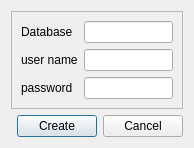
<?xml version="1.0" encoding="UTF-8"?>
<ui version="4.0">
 <class>DialogDbCreate</class>
 <widget class="QDialog" name="DialogDbCreate">
  <property name="geometry">
   <rect>
    <x>0</x>
    <y>0</y>
    <width>187</width>
    <height>123</height>
   </rect>
  </property>
  <property name="windowTitle">
   <string>Database add</string>
  </property>
  <layout class="QGridLayout" name="gridLayout">
   <item row="0" column="0" colspan="3">
    <widget class="QFrame" name="frame">
     <property name="frameShape">
      <enum>QFrame::StyledPanel</enum>
     </property>
     <property name="frameShadow">
      <enum>QFrame::Raised</enum>
     </property>
     <layout class="QFormLayout" name="formLayout">
      <property name="fieldGrowthPolicy">
       <enum>QFormLayout::ExpandingFieldsGrow</enum>
      </property>
      <item row="0" column="0">
       <widget class="QLabel" name="labelDatabase">
        <property name="text">
         <string>Database</string>
        </property>
       </widget>
      </item>
      <item row="0" column="1">
       <widget class="QLineEdit" name="lineEditDatabase"/>
      </item>
      <item row="1" column="0">
       <widget class="QLabel" name="labelUserName">
        <property name="text">
         <string>user name</string>
        </property>
       </widget>
      </item>
      <item row="1" column="1">
       <widget class="QLineEdit" name="lineEditUserName"/>
      </item>
      <item row="2" column="0">
       <widget class="QLabel" name="labelPassword">
        <property name="text">
         <string>password</string>
        </property>
       </widget>
      </item>
      <item row="2" column="1">
       <widget class="QLineEdit" name="lineEditPassword">
        <property name="echoMode">
         <enum>QLineEdit::Password</enum>
        </property>
       </widget>
      </item>
     </layout>
    </widget>
   </item>
   <item row="1" column="0">
    <spacer name="horizontalSpacer">
     <property name="orientation">
      <enum>Qt::Horizontal</enum>
     </property>
     <property name="sizeHint" stdset="0">
      <size>
       <width>40</width>
       <height>20</height>
      </size>
     </property>
    </spacer>
   </item>
   <item row="1" column="1">
    <widget class="QPushButton" name="pushButtonCreate">
     <property name="text">
      <string>Create</string>
     </property>
     <property name="icon">
      <iconset theme="dialog-ok"/>
     </property>
    </widget>
   </item>
   <item row="1" column="2">
    <widget class="QPushButton" name="pushButtonCancel">
     <property name="text">
      <string>Cancel</string>
     </property>
     <property name="icon">
      <iconset theme="dialog-cancel"/>
     </property>
    </widget>
   </item>
  </layout>
 </widget>
 <tabstops>
  <tabstop>lineEditDatabase</tabstop>
  <tabstop>lineEditUserName</tabstop>
  <tabstop>lineEditPassword</tabstop>
  <tabstop>pushButtonCancel</tabstop>
  <tabstop>pushButtonCreate</tabstop>
 </tabstops>
 <resources/>
 <connections>
  <connection>
   <sender>pushButtonCreate</sender>
   <signal>clicked()</signal>
   <receiver>DialogDbCreate</receiver>
   <slot>accept()</slot>
   <hints>
    <hint type="sourcelabel">
     <x>69</x>
     <y>106</y>
    </hint>
    <hint type="destinationlabel">
     <x>25</x>
     <y>105</y>
    </hint>
   </hints>
  </connection>
  <connection>
   <sender>pushButtonCancel</sender>
   <signal>clicked()</signal>
   <receiver>DialogDbCreate</receiver>
   <slot>reject()</slot>
   <hints>
    <hint type="sourcelabel">
     <x>169</x>
     <y>107</y>
    </hint>
    <hint type="destinationlabel">
     <x>40</x>
     <y>96</y>
    </hint>
   </hints>
  </connection>
 </connections>
</ui>
